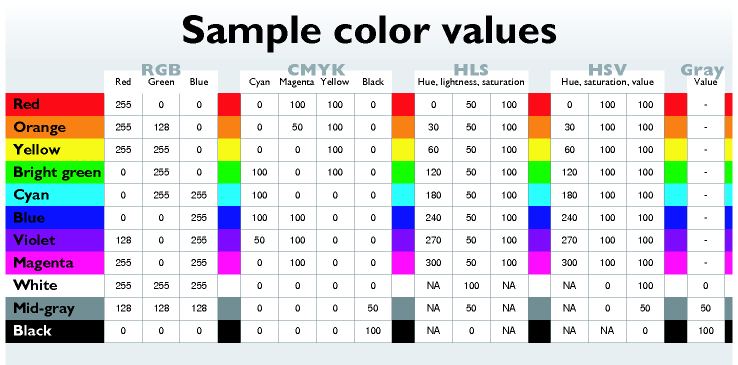
#> input picture color_filtering/hsv_chart.jpg, 738 x 365 px, given in place of the camera
$ python vid_color_filter.py
#> lines starting #> are read from the running program, lines starting #| are printed output that depends on the picture; after the words box and inside, x2 and y2 are one past the last pixel; in counts of white or black regions, pixels touching at a corner belong together
## This example filters out red color

import cv2
import numpy as np
import time

cap = cv2.VideoCapture(0)

while True:
    ## we return '_' as we don't care whether the frame has returned or not
    ## but we want the color filtering process to continue irrespective of that
    _, frame = cap.read()
#> frame is the input picture: shape (365, 738, 3); mean B, G, R 219, 215.4, 217.4

    ## change the color space of the image as defining the HSV is easier than BGR
    hsv = cv2.cvtColor(frame, cv2.COLOR_BGR2HSV)
#> hsv: shape (365, 738, 3); mean H, S, V 42.7, 34.7, 233.6

    ## H(hue) = type of color
    ## S(saturation) =  darkness of that color starting from white upto that color
    ## V(value) = lightness of color starting from black upto that color

    ##define the limit for the color that need to be filtered
    ##                      h,s,v
    lower_limit = np.array([0,100,100])
    upper_limit = np.array([250,255,255])

    ## creating mask by applying the limiting range to image
    ## px values within the range = ones i.e.whites and rest are blacked
    mask = cv2.inRange(hsv, lower_limit, upper_limit)
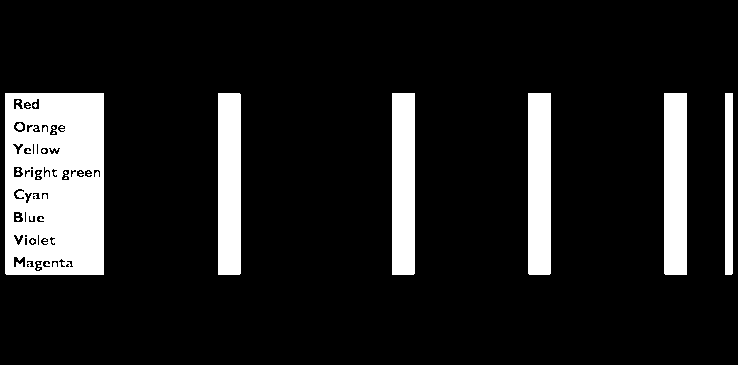
#> mask: shape (365, 738); 12.9% white; 26 white regions (19 under 20 px), largest, box (x1, y1, x2, y2) and area: (5, 93, 104, 275) 16467, (392, 93, 415, 275) 4185, (664, 93, 687, 275) 4185
    cv2.imshow('mask', mask)

    ## applying the mask to original image
    masked = cv2.bitwise_and(frame, frame, mask = mask)
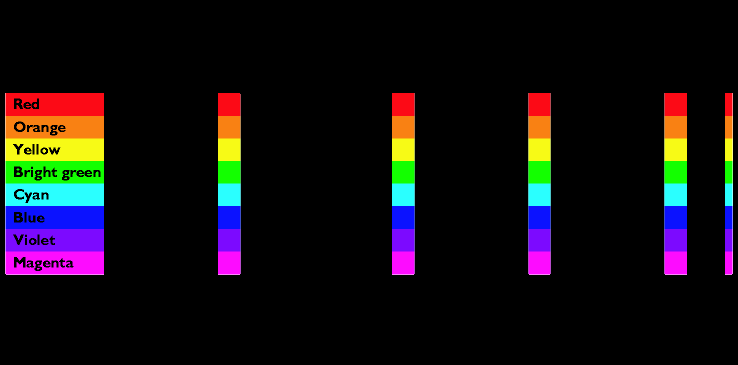
#> masked: shape (365, 738, 3); mean B, G, R 17.6, 15, 19.2
    cv2.imshow('filtered', masked)

    if cv2.waitKey(1) & 0xFF == ord('q'):
#> (key q is pressed here)
        break

cv2.destroyAllWindows()
cap.release()

$ run again, on color_filtering/hsv_cone.jpg
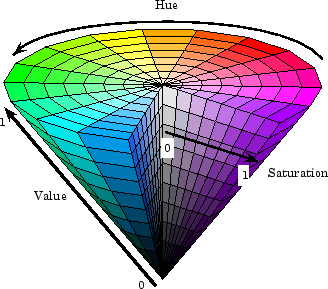
#> input picture color_filtering/hsv_cone.jpg, 328 x 289 px, given in place of the camera
#> frame is the input picture: shape (289, 328, 3); mean B, G, R 185.2, 180.9, 177.8
#> hsv: shape (289, 328, 3); mean H, S, V 37.4, 69.8, 208.5
#> `mask = cv2.inRange(hsv, lower_limit, upper_limit)`:
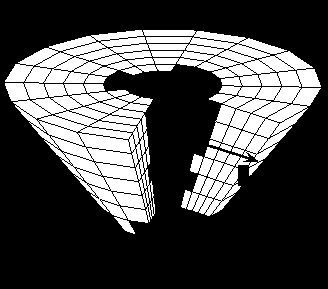
#> mask: shape (289, 328); 30.2% white; 1 white region, box (x1, y1, x2, y2) and area: (5, 30, 321, 234) 28632
#> `masked = cv2.bitwise_and(frame, frame, mask = mask)`:
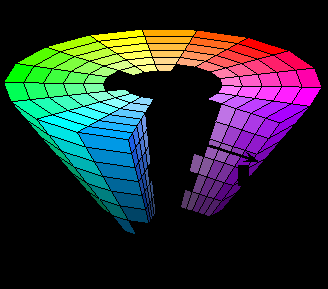
#> masked: shape (289, 328, 3); mean B, G, R 45.3, 42.9, 39
